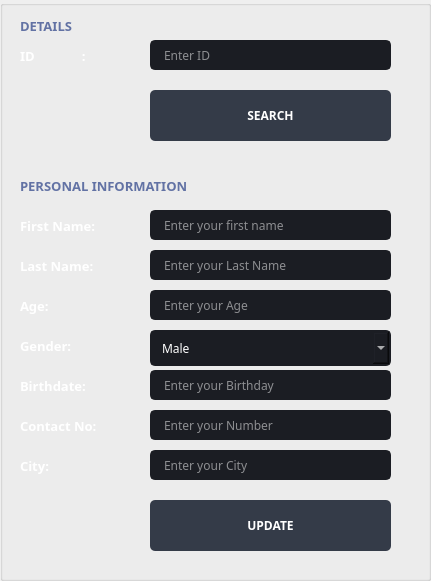
                     <widget class="QGroupBox" name="groupBox">
                      <property name="geometry">
                       <rect>
                        <x>70</x>
                        <y>60</y>
                        <width>431</width>
                        <height>581</height>
                       </rect>
                      </property>
                      <property name="font">
                       <font>
                        <family>Montserrat</family>
                        <pointsize>10</pointsize>
                        <weight>75</weight>
                        <bold>true</bold>
                        <underline>false</underline>
                       </font>
                      </property>
                      <property name="layoutDirection">
                       <enum>Qt::LeftToRight</enum>
                      </property>
                      <property name="styleSheet">
                       <string notr="true">QGroupBox#groupBox{
	border: 1px solid rgb(255,255,255);
	background-color: transparent;
	color: rgb(255,255,255);
}</string>
                      </property>
                      <property name="title">
                       <string/>
                      </property>
                      <property name="alignment">
                       <set>Qt::AlignLeading|Qt::AlignLeft|Qt::AlignTop</set>
                      </property>
                      <property name="flat">
                       <bool>false</bool>
                      </property>
                      <property name="checkable">
                       <bool>false</bool>
                      </property>
                      <widget class="QLabel" name="label_11">
                       <property name="geometry">
                        <rect>
                         <x>20</x>
                         <y>40</y>
                         <width>101</width>
                         <height>31</height>
                        </rect>
                       </property>
                       <property name="font">
                        <font>
                         <family>Montserrat</family>
                         <pointsize>10</pointsize>
                         <weight>75</weight>
                         <bold>true</bold>
                        </font>
                       </property>
                       <property name="styleSheet">
                        <string notr="true">color: rgb(255,255,255);
background-color: transparent;</string>
                       </property>
                       <property name="text">
                        <string>ID              :</string>
                       </property>
                      </widget>
                      <widget class="QLineEdit" name="lbl_UpdateID_2">
                       <property name="geometry">
                        <rect>
                         <x>150</x>
                         <y>40</y>
                         <width>241</width>
                         <height>30</height>
                        </rect>
                       </property>
                       <property name="maximumSize">
                        <size>
                         <width>16777215</width>
                         <height>30</height>
                        </size>
                       </property>
                       <property name="font">
                        <font>
                         <family>Montserrat</family>
                         <pointsize>9</pointsize>
                        </font>
                       </property>
                       <property name="styleSheet">
                        <string notr="true">QLineEdit {
	background-color: rgb(27, 29, 35);
	border-radius: 5px;
	color: rgb(255,255,255);
	border: 2px solid rgb(27, 29, 35);
	padding-left: 10px;
}
QLineEdit:hover {
	border: 2px solid rgb(64, 71, 88);
}
QLineEdit:focus {
	border: 2px solid rgb(91, 101, 124);
}</string>
                       </property>
                       <property name="placeholderText">
                        <string>Enter ID</string>
                       </property>
                       <property name="clearButtonEnabled">
                        <bool>true</bool>
                       </property>
                      </widget>
                      <widget class="QLabel" name="label_15">
                       <property name="geometry">
                        <rect>
                         <x>20</x>
                         <y>10</y>
                         <width>101</width>
                         <height>31</height>
                        </rect>
                       </property>
                       <property name="font">
                        <font>
                         <family>Montserrat</family>
                         <pointsize>10</pointsize>
                         <weight>75</weight>
                         <bold>true</bold>
                        </font>
                       </property>
                       <property name="styleSheet">
                        <string notr="true">color: rgb(98, 114, 164);
background-color: transparent;</string>
                       </property>
                       <property name="text">
                        <string>DETAILS</string>
                       </property>
                      </widget>
                      <widget class="QLabel" name="label_16">
                       <property name="geometry">
                        <rect>
                         <x>20</x>
                         <y>170</y>
                         <width>251</width>
                         <height>31</height>
                        </rect>
                       </property>
                       <property name="font">
                        <font>
                         <family>Montserrat</family>
                         <pointsize>10</pointsize>
                         <weight>75</weight>
                         <bold>true</bold>
                        </font>
                       </property>
                       <property name="styleSheet">
                        <string notr="true">color: rgb(98, 114, 164);
background-color: transparent;</string>
                       </property>
                       <property name="text">
                        <string>PERSONAL INFORMATION</string>
                       </property>
                      </widget>
                      <widget class="QLineEdit" name="lbl_UpdateFName">
                       <property name="geometry">
                        <rect>
                         <x>150</x>
                         <y>210</y>
                         <width>241</width>
                         <height>30</height>
                        </rect>
                       </property>
                       <property name="maximumSize">
                        <size>
                         <width>16777215</width>
                         <height>30</height>
                        </size>
                       </property>
                       <property name="font">
                        <font>
                         <family>Montserrat</family>
                         <pointsize>9</pointsize>
                        </font>
                       </property>
                       <property name="styleSheet">
                        <string notr="true">QLineEdit {
	background-color: rgb(27, 29, 35);
	border-radius: 5px;
	color: rgb(255,255,255);
	border: 2px solid rgb(27, 29, 35);
	padding-left: 10px;
}
QLineEdit:hover {
	border: 2px solid rgb(64, 71, 88);
}
QLineEdit:focus {
	border: 2px solid rgb(91, 101, 124);
}</string>
                       </property>
                       <property name="placeholderText">
                        <string>Enter your first name</string>
                       </property>
                       <property name="clearButtonEnabled">
                        <bool>true</bool>
                       </property>
                      </widget>
                      <widget class="QLabel" name="label_17">
                       <property name="geometry">
                        <rect>
                         <x>20</x>
                         <y>210</y>
                         <width>111</width>
                         <height>31</height>
                        </rect>
                       </property>
                       <property name="font">
                        <font>
                         <family>Montserrat</family>
                         <pointsize>10</pointsize>
                         <weight>75</weight>
                         <bold>true</bold>
                        </font>
                       </property>
                       <property name="styleSheet">
                        <string notr="true">color: rgb(255,255,255);
background-color: transparent;</string>
                       </property>
                       <property name="text">
                        <string>First Name: </string>
                       </property>
                      </widget>
                      <widget class="QLineEdit" name="lbl_UpdateLName">
                       <property name="geometry">
                        <rect>
                         <x>150</x>
                         <y>250</y>
                         <width>241</width>
                         <height>30</height>
                        </rect>
                       </property>
                       <property name="maximumSize">
                        <size>
                         <width>16777215</width>
                         <height>30</height>
                        </size>
                       </property>
                       <property name="font">
                        <font>
                         <family>Montserrat</family>
                         <pointsize>9</pointsize>
                        </font>
                       </property>
                       <property name="styleSheet">
                        <string notr="true">QLineEdit {
	background-color: rgb(27, 29, 35);
	border-radius: 5px;
	color: rgb(255,255,255);
	border: 2px solid rgb(27, 29, 35);
	padding-left: 10px;
}
QLineEdit:hover {
	border: 2px solid rgb(64, 71, 88);
}
QLineEdit:focus {
	border: 2px solid rgb(91, 101, 124);
}</string>
                       </property>
                       <property name="placeholderText">
                        <string>Enter your Last Name</string>
                       </property>
                       <property name="clearButtonEnabled">
                        <bool>true</bool>
                       </property>
                      </widget>
                      <widget class="QLabel" name="label_18">
                       <property name="geometry">
                        <rect>
                         <x>20</x>
                         <y>250</y>
                         <width>111</width>
                         <height>31</height>
                        </rect>
                       </property>
                       <property name="font">
                        <font>
                         <family>Montserrat</family>
                         <pointsize>10</pointsize>
                         <weight>75</weight>
                         <bold>true</bold>
                        </font>
                       </property>
                       <property name="styleSheet">
                        <string notr="true">color: rgb(255,255,255);
background-color: transparent;</string>
                       </property>
                       <property name="text">
                        <string>Last Name:</string>
                       </property>
                      </widget>
                      <widget class="QLineEdit" name="lbl_UpdateAge">
                       <property name="geometry">
                        <rect>
                         <x>150</x>
                         <y>290</y>
                         <width>241</width>
                         <height>30</height>
                        </rect>
                       </property>
                       <property name="maximumSize">
                        <size>
                         <width>16777215</width>
                         <height>30</height>
                        </size>
                       </property>
                       <property name="font">
                        <font>
                         <family>Montserrat</family>
                         <pointsize>9</pointsize>
                        </font>
                       </property>
                       <property name="styleSheet">
                        <string notr="true">QLineEdit {
	background-color: rgb(27, 29, 35);
	border-radius: 5px;
	color: rgb(255,255,255);
	border: 2px solid rgb(27, 29, 35);
	padding-left: 10px;
}
QLineEdit:hover {
	border: 2px solid rgb(64, 71, 88);
}
QLineEdit:focus {
	border: 2px solid rgb(91, 101, 124);
}</string>
                       </property>
                       <property name="placeholderText">
                        <string>Enter your Age</string>
                       </property>
                       <property name="clearButtonEnabled">
                        <bool>true</bool>
                       </property>
                      </widget>
                      <widget class="QLabel" name="label_19">
                       <property name="geometry">
                        <rect>
                         <x>20</x>
                         <y>290</y>
                         <width>111</width>
                         <height>31</height>
                        </rect>
                       </property>
                       <property name="font">
                        <font>
                         <family>Montserrat</family>
                         <pointsize>10</pointsize>
                         <weight>75</weight>
                         <bold>true</bold>
                        </font>
                       </property>
                       <property name="styleSheet">
                        <string notr="true">color: rgb(255,255,255);
background-color: transparent;</string>
                       </property>
                       <property name="text">
                        <string>Age:</string>
                       </property>
                      </widget>
                      <widget class="QLabel" name="label_20">
                       <property name="geometry">
                        <rect>
                         <x>20</x>
                         <y>330</y>
                         <width>111</width>
                         <height>31</height>
                        </rect>
                       </property>
                       <property name="font">
                        <font>
                         <family>Montserrat</family>
                         <pointsize>10</pointsize>
                         <weight>75</weight>
                         <bold>true</bold>
                        </font>
                       </property>
                       <property name="styleSheet">
                        <string notr="true">color: rgb(255,255,255);
background-color: transparent;</string>
                       </property>
                       <property name="text">
                        <string>Gender:</string>
                       </property>
                      </widget>
                      <widget class="QComboBox" name="cb_Age">
                       <property name="geometry">
                        <rect>
                         <x>150</x>
                         <y>330</y>
                         <width>241</width>
                         <height>36</height>
                        </rect>
                       </property>
                       <property name="font">
                        <font>
                         <family>Montserrat</family>
                         <pointsize>9</pointsize>
                        </font>
                       </property>
                       <property name="autoFillBackground">
                        <bool>false</bool>
                       </property>
                       <property name="styleSheet">
                        <string notr="true">QComboBox{
	background-color: rgb(27, 29, 35);
    color: rgb(255,255,255);
	border-radius: 5px;
	border: 2px solid rgb(27, 29, 35);
	padding: 5px;
	padding-left: 10px;
}
QComboBox:hover{
	border: 2px solid rgb(64, 71, 88);
}
QComboBox QAbstractItemView {
	color: rgb(85, 170, 255);	
	background-color: rgb(27, 29, 35);
	padding: 10px;
	selection-background-color: rgb(39, 44, 54);
}</string>
                       </property>
                       <property name="editable">
                        <bool>false</bool>
                       </property>
                       <property name="iconSize">
                        <size>
                         <width>16</width>
                         <height>16</height>
                        </size>
                       </property>
                       <property name="frame">
                        <bool>true</bool>
                       </property>
                       <item>
                        <property name="text">
                         <string>Male</string>
                        </property>
                       </item>
                       <item>
                        <property name="text">
                         <string>Female</string>
                        </property>
                       </item>
                       <item>
                        <property name="text">
                         <string>Other..</string>
                        </property>
                       </item>
                      </widget>
                      <widget class="QLineEdit" name="lbl_UpdateBday">
                       <property name="geometry">
                        <rect>
                         <x>150</x>
                         <y>370</y>
                         <width>241</width>
                         <height>30</height>
                        </rect>
                       </property>
                       <property name="maximumSize">
                        <size>
                         <width>16777215</width>
                         <height>30</height>
                        </size>
                       </property>
                       <property name="font">
                        <font>
                         <family>Montserrat</family>
                         <pointsize>9</pointsize>
                        </font>
                       </property>
                       <property name="styleSheet">
                        <string notr="true">QLineEdit {
	background-color: rgb(27, 29, 35);
	border-radius: 5px;
	color: rgb(255,255,255);
	border: 2px solid rgb(27, 29, 35);
	padding-left: 10px;
}
QLineEdit:hover {
	border: 2px solid rgb(64, 71, 88);
}
QLineEdit:focus {
	border: 2px solid rgb(91, 101, 124);
}</string>
                       </property>
                       <property name="placeholderText">
                        <string>Enter your Birthday</string>
                       </property>
                       <property name="clearButtonEnabled">
                        <bool>true</bool>
                       </property>
                      </widget>
                      <widget class="QLabel" name="label_21">
                       <property name="geometry">
                        <rect>
                         <x>20</x>
                         <y>370</y>
                         <width>111</width>
                         <height>31</height>
                        </rect>
                       </property>
                       <property name="font">
                        <font>
                         <family>Montserrat</family>
                         <pointsize>10</pointsize>
                         <weight>75</weight>
                         <bold>true</bold>
                        </font>
                       </property>
                       <property name="styleSheet">
                        <string notr="true">color: rgb(255,255,255);
background-color: transparent;</string>
                       </property>
                       <property name="text">
                        <string>Birthdate:</string>
                       </property>
                      </widget>
                      <widget class="QLineEdit" name="lbl_UpdateContactNum">
                       <property name="geometry">
                        <rect>
                         <x>150</x>
                         <y>410</y>
                         <width>241</width>
                         <height>30</height>
                        </rect>
                       </property>
                       <property name="maximumSize">
                        <size>
                         <width>16777215</width>
                         <height>30</height>
                        </size>
                       </property>
                       <property name="font">
                        <font>
                         <family>Montserrat</family>
                         <pointsize>9</pointsize>
                        </font>
                       </property>
                       <property name="styleSheet">
                        <string notr="true">QLineEdit {
	background-color: rgb(27, 29, 35);
	border-radius: 5px;
	color: rgb(255,255,255);
	border: 2px solid rgb(27, 29, 35);
	padding-left: 10px;
}
QLineEdit:hover {
	border: 2px solid rgb(64, 71, 88);
}
QLineEdit:focus {
	border: 2px solid rgb(91, 101, 124);
}</string>
                       </property>
                       <property name="placeholderText">
                        <string>Enter your Number</string>
                       </property>
                       <property name="clearButtonEnabled">
                        <bool>true</bool>
                       </property>
                      </widget>
                      <widget class="QLabel" name="label_22">
                       <property name="geometry">
                        <rect>
                         <x>20</x>
                         <y>410</y>
                         <width>111</width>
                         <height>31</height>
                        </rect>
                       </property>
                       <property name="font">
                        <font>
                         <family>Montserrat</family>
                         <pointsize>10</pointsize>
                         <weight>75</weight>
                         <bold>true</bold>
                        </font>
                       </property>
                       <property name="styleSheet">
                        <string notr="true">color: rgb(255,255,255);
background-color: transparent;</string>
                       </property>
                       <property name="text">
                        <string>Contact No:</string>
                       </property>
                      </widget>
                      <widget class="QLineEdit" name="lbl_UpdateCity">
                       <property name="geometry">
                        <rect>
                         <x>150</x>
                         <y>450</y>
                         <width>241</width>
                         <height>30</height>
                        </rect>
                       </property>
                       <property name="maximumSize">
                        <size>
                         <width>16777215</width>
                         <height>30</height>
                        </size>
                       </property>
                       <property name="font">
                        <font>
                         <family>Montserrat</family>
                         <pointsize>9</pointsize>
                        </font>
                       </property>
                       <property name="styleSheet">
                        <string notr="true">QLineEdit {
	background-color: rgb(27, 29, 35);
	border-radius: 5px;
	color: rgb(255,255,255);
	border: 2px solid rgb(27, 29, 35);
	padding-left: 10px;
}
QLineEdit:hover {
	border: 2px solid rgb(64, 71, 88);
}
QLineEdit:focus {
	border: 2px solid rgb(91, 101, 124);
}</string>
                       </property>
                       <property name="placeholderText">
                        <string>Enter your City</string>
                       </property>
                       <property name="clearButtonEnabled">
                        <bool>true</bool>
                       </property>
                      </widget>
                      <widget class="QLabel" name="label_23">
                       <property name="geometry">
                        <rect>
                         <x>20</x>
                         <y>450</y>
                         <width>111</width>
                         <height>31</height>
                        </rect>
                       </property>
                       <property name="font">
                        <font>
                         <family>Montserrat</family>
                         <pointsize>10</pointsize>
                         <weight>75</weight>
                         <bold>true</bold>
                        </font>
                       </property>
                       <property name="styleSheet">
                        <string notr="true">color: rgb(255,255,255);
background-color: transparent;</string>
                       </property>
                       <property name="text">
                        <string>City:</string>
                       </property>
                      </widget>
                      <widget class="QPushButton" name="btnUpdate">
                       <property name="geometry">
                        <rect>
                         <x>150</x>
                         <y>500</y>
                         <width>241</width>
                         <height>51</height>
                        </rect>
                       </property>
                       <property name="font">
                        <font>
                         <family>Montserrat</family>
                         <weight>75</weight>
                         <bold>true</bold>
                        </font>
                       </property>
                       <property name="styleSheet">
                        <string notr="true">QPushButton{
	background-color: rgb(52, 59, 72);
	border-radius: 5px;
	color: rgb(255, 255, 255);
}
QPushButton:hover{
	background-color: rgb(57, 65, 80);
	color:rgb(255, 255, 255);
	border: 2px solid rgb(61, 70, 86);
}
QPushButton:pressed{
	background-color: rgb(35, 40, 49);
	color:rgb(255, 255, 255);
	border-left: 1px solid rgb(110, 144, 76);
	border-right: 1px solid rgb(110, 144, 76);
	border-top: 5px solid rgb(110, 144, 76);
	border-bottom: none;
}</string>
                       </property>
                       <property name="text">
                        <string>UPDATE</string>
                       </property>
                       <property name="icon">
                        <iconset>
                         <normaloff>icons/16x16/cil-transfer.png</normaloff>icons/16x16/cil-transfer.png</iconset>
                       </property>
                      </widget>
                      <widget class="QPushButton" name="btnSearch_ID">
                       <property name="geometry">
                        <rect>
                         <x>150</x>
                         <y>90</y>
                         <width>241</width>
                         <height>51</height>
                        </rect>
                       </property>
                       <property name="font">
                        <font>
                         <family>Montserrat</family>
                         <weight>75</weight>
                         <bold>true</bold>
                        </font>
                       </property>
                       <property name="styleSheet">
                        <string notr="true">QPushButton{
	background-color: rgb(52, 59, 72);
	border-radius: 5px;
	color: rgb(255, 255, 255);
}
QPushButton:hover{
	background-color: rgb(57, 65, 80);
	color:rgb(255, 255, 255);
	border: 2px solid rgb(61, 70, 86);
}
QPushButton:pressed{
	background-color: rgb(35, 40, 49);
	color:rgb(255, 255, 255);
	border-left: 1px solid rgb(110, 144, 76);
	border-right: 1px solid rgb(110, 144, 76);
	border-top: 5px solid rgb(110, 144, 76);
	border-bottom: none;
}</string>
                       </property>
                       <property name="text">
                        <string>SEARCH</string>
                       </property>
                       <property name="icon">
                        <iconset>
                         <normaloff>icons/16x16/cil-magnifying-glass.png</normaloff>icons/16x16/cil-magnifying-glass.png</iconset>
                       </property>
                      </widget>
                     </widget>
